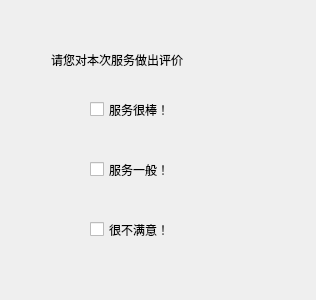
<?xml version="1.0" encoding="UTF-8"?>
<ui version="4.0">
 <class>evaluate1</class>
 <widget class="QWidget" name="evaluate1">
  <property name="geometry">
   <rect>
    <x>0</x>
    <y>0</y>
    <width>316</width>
    <height>300</height>
   </rect>
  </property>
  <property name="windowTitle">
   <string>顾客评价</string>
  </property>
  <widget class="QCheckBox" name="checkBox">
   <property name="geometry">
    <rect>
     <x>90</x>
     <y>100</y>
     <width>91</width>
     <height>19</height>
    </rect>
   </property>
   <property name="text">
    <string>服务很棒！</string>
   </property>
  </widget>
  <widget class="QCheckBox" name="checkBox_2">
   <property name="geometry">
    <rect>
     <x>90</x>
     <y>160</y>
     <width>91</width>
     <height>19</height>
    </rect>
   </property>
   <property name="text">
    <string>服务一般！</string>
   </property>
  </widget>
  <widget class="QCheckBox" name="checkBox_3">
   <property name="geometry">
    <rect>
     <x>90</x>
     <y>220</y>
     <width>91</width>
     <height>19</height>
    </rect>
   </property>
   <property name="text">
    <string>很不满意！</string>
   </property>
  </widget>
  <widget class="QLabel" name="label">
   <property name="geometry">
    <rect>
     <x>51</x>
     <y>50</y>
     <width>171</width>
     <height>20</height>
    </rect>
   </property>
   <property name="text">
    <string>请您对本次服务做出评价</string>
   </property>
  </widget>
 </widget>
 <resources/>
 <connections/>
</ui>
